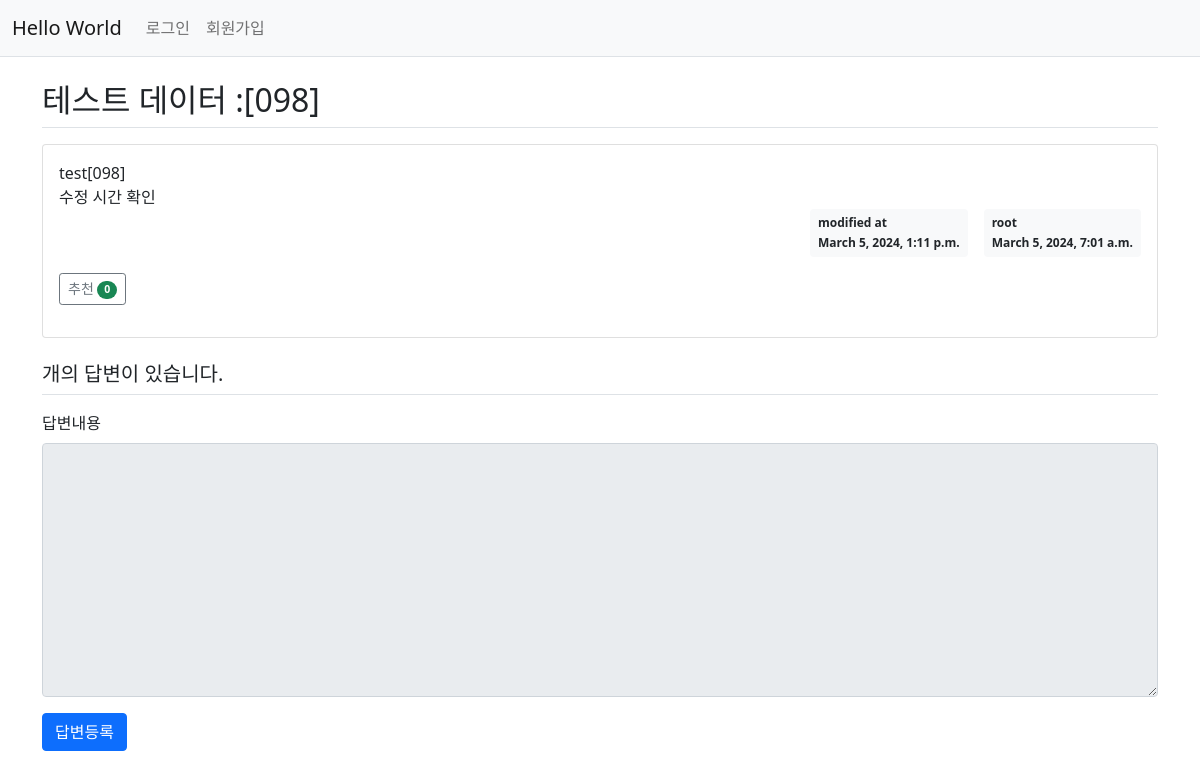
The page /pybo/104/ on the database its author committed.
### pybo/models.py (models this page shows, shortened)
class Question(models.Model):
    subject = models.CharField(max_length=200)   # 질문의 제목
    content = models.TextField()   #질문의 내용
    create_date = models.DateTimeField()   # 질문 날짜
    author = models.ForeignKey(User, on_delete=models.CASCADE, related_name='author_question')  # 작성자
    modify_date = models.DateTimeField(null=True, blank=True)   # 수정 일시
    voter = models.ManyToManyField(User, related_name='voter_question')   #추천인 추가 - 다대다(N:N) 관계

### pybo/views/base_views.py (the view)
# urls.py: path('<int:question_id>/', base_views.detail, name='detail'),   # 질문 목록 링크, url 별칭 사용
def detail(request, question_id):
    question = get_object_or_404(Question, pk=question_id)  #pk 모델의 primary key
    context = {'question':question}
    return render(request, 'pybo/question_detail.html', context)

### templates/pybo/question_detail.html (shortened to what this page needs)
{% extends 'base.html' %}
{% block content %}
<div class="container my-3">
    <h2 class="border-bottom py-2">{{ question.subject }}</h2>
    <div class="card my-3">
        <div class="card-body">
            <div class="card-text" style="white-space: pre-line;">{{ question.content }}</div>
            <div class="d-flex justify-content-end">
                {% if question.modify_date %}
                <div class="badge bg-light text-dark p-2 text-start mx-3">
                <div class="mb-2">modified at</div>
                <div>{{ question.modify_date }}</div>
            </div>
            {% endif %}
                <div class="badge bg-light text-dark p-2 text-start">
                    <div class="mb-2">{{ question.author.username }}</div>
                    <div>{{ question.create_date }}</div>
                </div>
            </div>
            <div class="my-3">
                <a href="javascript:void(0)" data-uri="{% url 'pybo:question_vote' question.id  %}"
               class="recommend btn btn-sm btn-outline-secondary"> 추천
                <span class="badge rounded-pill bg-success">{{question.voter.count}}</span>
            </a>
        </div>
        </div>
    </div>
    <h5 class="border-bottom my-3 py-2">{{question.answer_set.count}}개의 답변이 있습니다.</h5>
    <form action="{% url 'pybo:answer_create' question.id %}" method="post" class="my-3">
        <div class="mb-3">
            <label for="content" class="form-label">답변내용</label>
            <textarea {% if not user.is_authenticated %}disabled{% endif %}
                      name="content" id="content" class="form-control" rows="10"></textarea>
        </div>
        <input type="submit" value="답변등록" class="btn btn-primary">
    </form>
</div>
{% endblock %}

### rows shown on the page
Question: subject "테스트 데이터 :[098]", content "test[098] 수정 시간 확인", modify_date "March 5, 2024, 1:11 p.m.", author.username "root", create_date "March 5, 2024, 7:01 a.m.", voter.count "0"
